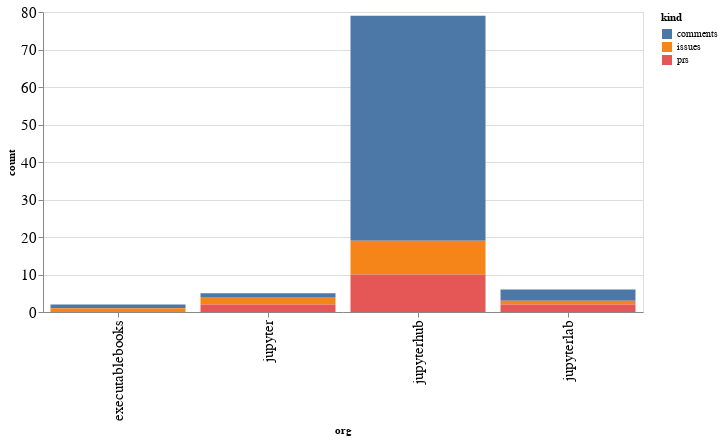

Notebook cell for this chart:
### Code cell
alt.Chart(org_summaries, width=600).mark_bar().encode(
    x='org',
    y='count',
    color='kind',
    tooltip="org"
)

### Figure 1 — Vega-Lite specification as saved in the notebook (floating-point values rounded to 4 significant figures)
{"config": {"axisLeft": {"labelFontSize": 15}, "axisBottom": {"labelFontSize": 15}}, "data": {"name": "data-61467dca491ea983ee7731ffb0d7153c"}, "mark": "bar", "encoding": {"color": {"type": "nominal", "field": "kind"}, "tooltip": {"type": "nominal", "field": "org"}, "x": {"type": "nominal", "field": "org"}, "y": {"type": "quantitative", "field": "count"}}, "width": 600, "$schema": "https://vega.github.io/schema/vega-lite/v4.8.1.json", "datasets": {"data-61467dca491ea983ee7731ffb0d7153c": [{"org": "executablebooks", "kind": "comments", "count": 1}, {"org": "executablebooks", "kind": "issues", "count": 1}, {"org": "jupyter", "kind": "comments", "count": 1}, {"org": "jupyter", "kind": "issues", "count": 2}, {"org": "jupyter", "kind": "prs", "count": 2}, {"org": "jupyterhub", "kind": "comments", "count": 60}, {"org": "jupyterhub", "kind": "issues", "count": 9}, {"org": "jupyterhub", "kind": "prs", "count": 10}, {"org": "jupyterlab", "kind": "comments", "count": 3}, {"org": "jupyterlab", "kind": "issues", "count": 1}, {"org": "jupyterlab", "kind": "prs", "count": 2}]}}
